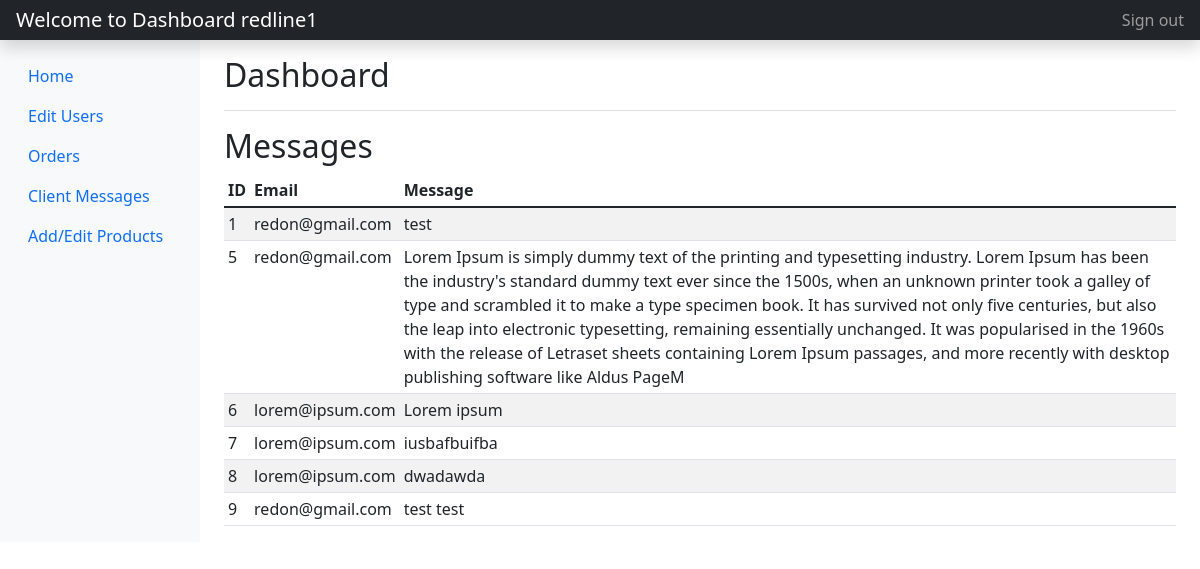
/messagesDashboard.php (signed in), run on the app's committed database.
### tables this page shows
CREATE TABLE `clientmessages` (
  `id` int(100) NOT NULL,
  `email` varchar(535) NOT NULL,
  `message` varchar(535) NOT NULL
);

### messagesDashboard.php (the view, shortened to what this page needs)
<?php
    include_once('config.php');
    $sql = "SELECT * FROM clientmessages";
    $selectMessages= $conn->prepare($sql);
    $selectMessages->execute();
    $messages_data = $selectMessages->fetchAll();
 ?>
 <!DOCTYPE html>
 <html>
 <head>
 	<link href="https://cdn.jsdelivr.net/npm/bootstrap@5.1.3/dist/css/bootstrap.min.css" rel="stylesheet">
 </head>
 <body>
 <header class="navbar navbar-dark sticky-top bg-dark flex-md-nowrap p-0 shadow">
  <a class="navbar-brand col-md-3 col-lg-2 me-0 px-3" href="#"><?php echo "Welcome to Dashboard ".$_SESSION['username']; ?></a>
  <div class="navbar-nav">
    <div class="nav-item text-nowrap">
      <a class="nav-link px-3" href="logout.php">Sign out</a>
    </div>
  </div>
</header>
<div class="container-fluid">
  <div class="row">
    <nav id="sidebarMenu" class="col-md-3 col-lg-2 d-md-block bg-light sidebar collapse">
      <div class="position-sticky pt-3">
        <ul class="nav flex-column">
           <?php if ($_SESSION['isadmin'] == 'true') { ?>
            <li class="nav-item">
              <a class="nav-link" href="project.php">
                Home
              </a>
            </li>
          <li class="nav-item">
            <a class="nav-link active" aria-current="page" href="dashboard.php">
              Edit Users
            </a>
          </li>
          <li class="nav-item">
            <a class="nav-link active" aria-current="page" href="ordersList.php">
              Orders
            </a>
          </li>
          <li class="nav-item">
            <a class="nav-link active" aria-current="page" href="messagesDashboard.php">
              Client Messages
            </a>
          </li>
          <li class="nav-item">
            <a class="nav-link active" aria-current="page" href="editProducts.php">
              Add/Edit Products
            </a>
          </li>
        </ul>
      <?php
      } ?>
      </div>
    </nav>
    <main class="col-md-9 ms-sm-auto col-lg-10 px-md-4">
      <div class="d-flex justify-content-between flex-wrap flex-md-nowrap align-items-center pt-3 pb-2 mb-3 border-bottom">
        <h1 class="h2">Dashboard</h1>
      </div>
    <?php if ($_SESSION['isadmin'] == 'true') { ?>
      <h2>Messages</h2>
      <div class="table-responsive">
        <table class="table table-striped table-sm">
          <thead>
            <tr>
              <th scope="col">ID</th>
              <th scope="col">Email</th>
              <th scope="col">Message</th>
            </tr>
          </thead>
          <tbody>
            <?php foreach ($messages_data as $message_data) { ?>
               <tr>
                <td><?php echo $message_data['id']; ?></td>
                <td><?php echo $message_data['email']; ?></td>
                <td><?php echo $message_data['message'] ?></td>
              </tr>
           <?php  } ?>
          </tbody>
        </table>
      </div>
     <?php  } else {
    } ?>
    </main>
  </div>
</div>
  </body>
</html>
 </body>
 </html>

### data on the page
clientmessages: id "1", email "redon@gmail.com", message "test"
clientmessages: id "5", email "redon@gmail.com", message "Lorem Ipsum is simply dummy text of the printing and typesetting industry. Lorem Ipsum has been the industry's standard dummy text ever since the 1500s, when an unknown printer took a galley of type and scrambled it to make a type specimen book. It has survived not only five centuries, but also the leap into electronic typesetting, remaining essentially unchanged. It was popularised in the 1960s with the release of Letraset sheets containing Lorem Ipsum passages, and more recently with desktop publishing software like Aldus PageM"
clientmessages: id "6", email "lorem@ipsum.com", message "Lorem ipsum"
clientmessages: id "7", email "lorem@ipsum.com", message "iusbafbuifba"
clientmessages: id "8", email "lorem@ipsum.com", message "dwadawda"
clientmessages: id "9", email "redon@gmail.com", message "test test"

### other printed values
$_SESSION['username'] "redline1"
